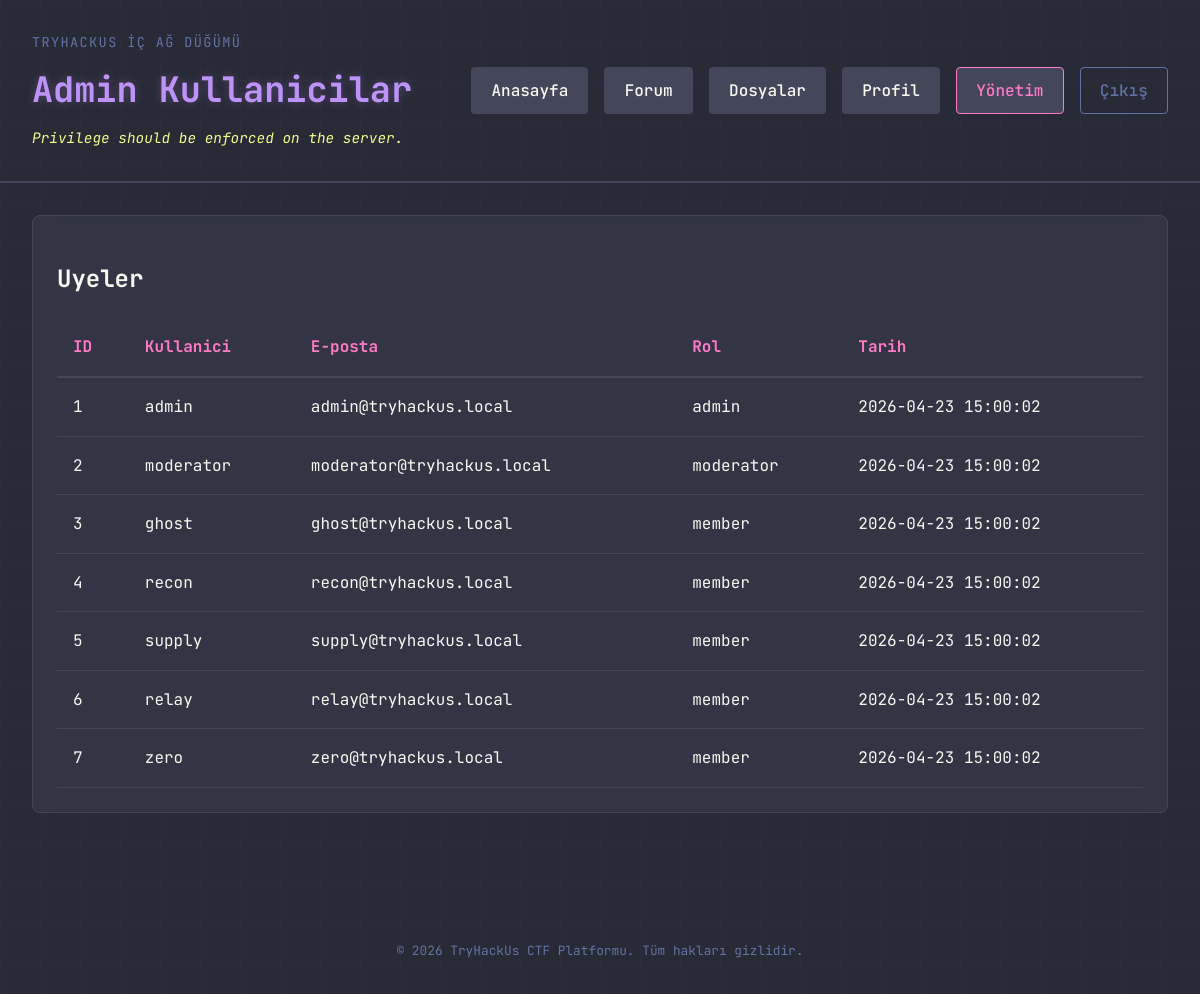
The page /admin/users.php (signed in) on the database its author committed.
### tables this page shows
CREATE TABLE users (
  id INT AUTO_INCREMENT PRIMARY KEY,
  username VARCHAR(50) UNIQUE,
  password VARCHAR(255),
  email VARCHAR(100),
  role ENUM('member','moderator','admin') DEFAULT 'member',
  bio TEXT,
  token VARCHAR(255),
  created_at TIMESTAMP DEFAULT CURRENT_TIMESTAMP
);

### admin/users.php (the view, shortened to what this page needs)
<?php
require_once __DIR__ . '/../includes/functions.php';
$stmt = $pdo->query('SELECT id, username, email, role, created_at FROM users ORDER BY id ASC');
$users = $stmt->fetchAll();
?>
<section class="content-band">
    <div class="panel">
        <h2>Uyeler</h2>
        <table class="data-table">
            <thead>
                <tr>
                    <th>ID</th>
                    <th>Kullanici</th>
                    <th>E-posta</th>
                    <th>Rol</th>
                    <th>Tarih</th>
                </tr>
            </thead>
            <tbody>
                <?php foreach ($users as $row): ?>
                    <tr>
                        <td><?= (int) $row['id']; ?></td>
                        <td><?= e($row['username']); ?></td>
                        <td><?= e($row['email']); ?></td>
                        <td><?= e($row['role']); ?></td>
                        <td><?= e($row['created_at']); ?></td>
                    </tr>
                <?php endforeach; ?>
            </tbody>
        </table>
    </div>
</section>

### static/css/style.css (style rules this page uses)
:root { --background: #282a36; --current-line: #44475a; --selection: #44475a; --foreground: #f8f8f2; --comment: #6272a4; --cyan: #8be9fd; --green: #50fa7b; --orange: #ffb86c; --pink: #ff79c6; --purple: #bd93f9; --red: #ff5555; --yellow: #f1fa8c; }
* { box-sizing: border-box; }
html, body { margin: 0; min-height: 100%; }
body { background: var(--background); color: var(--foreground); font-family: 'JetBrains Mono', 'Fira Code', 'Courier New', Courier, monospace; line-height: 1.6; }
.site-header, .page-shell, .content-band { position: relative; z-index: 1; }
.panel { background: rgba(68, 71, 90, 0.4); border: 1px solid var(--current-line); border-radius: 8px; padding: 1.5rem; backdrop-filter: blur(10px); transition: border-color 0.3s ease; }
.content-band { display: grid; gap: 2rem; margin-bottom: 2rem; }
.data-table { width: 100%; border-collapse: collapse; }
.data-table th { text-align: left; color: var(--pink); padding: 1rem; border-bottom: 2px solid var(--current-line); }
.data-table td { padding: 1rem; border-bottom: 1px solid var(--current-line); }

### rows shown on the page
users: id "1", username "admin", email "admin@tryhackus.local", role "admin", created_at "2026-04-23 15:00:02"
users: id "2", username "moderator", email "moderator@tryhackus.local", role "moderator", created_at "2026-04-23 15:00:02"
users: id "3", username "ghost", email "ghost@tryhackus.local", role "member", created_at "2026-04-23 15:00:02"
users: id "4", username "recon", email "recon@tryhackus.local", role "member", created_at "2026-04-23 15:00:02"
users: id "5", username "supply", email "supply@tryhackus.local", role "member", created_at "2026-04-23 15:00:02"
users: id "6", username "relay", email "relay@tryhackus.local", role "member", created_at "2026-04-23 15:00:02"
users: id "7", username "zero", email "zero@tryhackus.local", role "member", created_at "2026-04-23 15:00:02"

### other values the page prints
$title "Admin Kullanicilar"
$challengeHint "Privilege should be enforced on the server."
